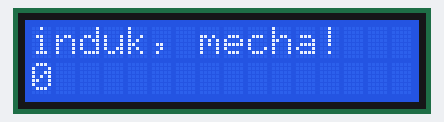
Bench run of a sketch on a simulated Arduino Mega 2560, built with avr-gcc and run on an emulated ATmega2560. Shown: 16×2 character LCD.

Above: at 0.1 s.
At 4.1 s:
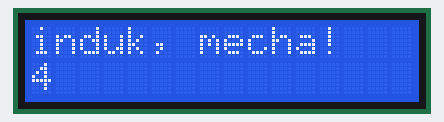
At 9.1 s:
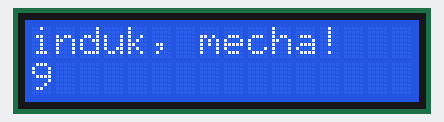
At 19.1 s:
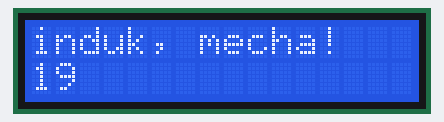
At 29.1 s:
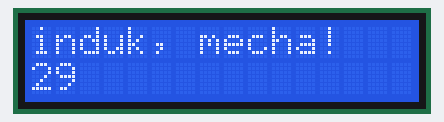
At 39.1 s:
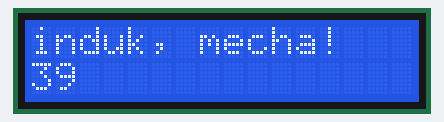

The sketch:

LCD1.ino
```cpp
#include <LiquidCrystal.h>

LiquidCrystal lcd(22,23,24,25,26,27);

void setup(){
  lcd.begin(16,2);
  lcd.print("induk, mecha!");
}
void loop(){
  lcd.setCursor(0,1);
  lcd.print(millis()/1000);
}
```

Measured:
- what the display in image 1 shows lasts 1.0 s, from 4.0 s to 5.0 s
